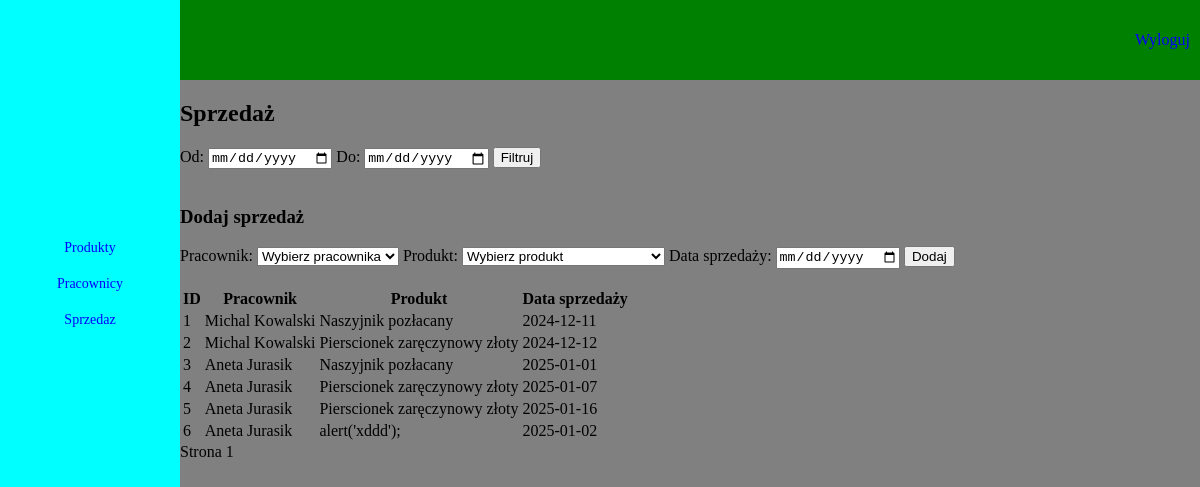
The page /dashboard/sprzedaz on the database its author committed.
### tables this page shows
CREATE TABLE sprzedaz (
    id INTEGER PRIMARY KEY AUTOINCREMENT,
    id_pracownika INTEGER,
    id_produktu INTEGER,
    data_sprzedazy TEXT NOT NULL,
    FOREIGN KEY(id_pracownika) REFERENCES pracownicy(id),
    FOREIGN KEY(id_produktu) REFERENCES produkty(id)
);

CREATE TABLE produkty (
    id INTEGER PRIMARY KEY AUTOINCREMENT,
    nazwa TEXT NOT NULL,
    cena REAL NOT NULL,
    opis TEXT
);

### views/sprzedaz.py (the view)
@sprzedaz_bp.route('/sprzedaz', methods=['GET', 'POST'])
def sprzedaz():
    page = int(request.args.get('page', 1))
    start_date = request.args.get('start_date', '')
    end_date = request.args.get('end_date', '')
    sprzedaz = get_sprzedaz(per_page=8, page=page, start_date=start_date, end_date=end_date)
    if request.method == 'POST':
        id_pracownika = int(request.form['id_pracownika'])
        id_produktu = int(request.form['id_produktu'])
        data_sprzedazy = request.form['data_sprzedazy']
        add_sprzedaz(id_pracownika, id_produktu, data_sprzedazy)
        return redirect(url_for('sprzedaz.sprzedaz', page=page))
    produkty = get_produkty()
    pracownicy = get_sklepowi_pracownicy()
    return render_template(
        'sprzedaz.html',
        sprzedaz=sprzedaz,
        produkty=produkty,
        pracownicy=pracownicy,
        page=page,
        per_page=8,
        start_date=start_date,
        end_date=end_date
    )

### views/sprzedaz.py (called while the page is built)
def get_sprzedaz(per_page=8, page=1, start_date=None, end_date=None):
    offset = (page - 1) * per_page
    conn = sqlite3.connect('Database/database.db')
    cursor = conn.cursor()
    query = """
        SELECT sprzedaz.id, pracownicy.imie || ' ' || pracownicy.nazwisko AS pracownik,
               produkty.nazwa AS produkt, sprzedaz.data_sprzedazy
        FROM sprzedaz
        JOIN pracownicy ON sprzedaz.id_pracownika = pracownicy.id
        JOIN produkty ON sprzedaz.id_produktu = produkty.id
    """
    params = []
    if start_date and end_date:
        query += " WHERE sprzedaz.data_sprzedazy BETWEEN ? AND ?"
        params.extend([start_date, end_date])
    query += " LIMIT ? OFFSET ?"
    params.extend([per_page, offset])
    cursor.execute(query, params)
    results = cursor.fetchall()
    conn.close()
    return results

def get_produkty():
    conn = sqlite3.connect('Database/database.db')
    cursor = conn.cursor()
    cursor.execute("SELECT id, nazwa FROM produkty")
    produkty = cursor.fetchall()
    conn.close()
    return produkty

def get_sklepowi_pracownicy():
    conn = sqlite3.connect('Database/database.db')
    cursor = conn.cursor()
    cursor.execute("SELECT id, imie || ' ' || nazwisko AS pelne_imie FROM pracownicy WHERE stanowisko = 'Sklepowa'")
    pracownicy = cursor.fetchall()
    conn.close()
    return pracownicy

### templates/sprzedaz.html (shortened to what this page needs)
<!DOCTYPE html>
<html lang="pl">
  <head>
    <link rel="stylesheet" type="text/css" href="{{ url_for('static', filename='css/dashboard_main.css') }}" />
  </head>
  <body>
    <div id="top_menu">
      <a href="{{ url_for('logout.logout') }}">Wyloguj</a>
    </div>
    <div id="content">
      <h2>Sprzedaż</h2>
   <form method="GET" action="{{ url_for('sprzedaz.sprzedaz') }}">
    <label for="start_date">Od:</label>
    <input type="date" name="start_date" id="start_date" value="{{ start_date }}">
    <label for="end_date">Do:</label>
    <input type="date" name="end_date" id="end_date" value="{{ end_date }}">
    <button type="submit">Filtruj</button>
</form>
      <br>
      <form method="POST">
        <h3>Dodaj sprzedaż</h3>
        <label for="id_pracownika">Pracownik:</label>
        <select name="id_pracownika" id="id_pracownika" required>
          <option value="" disabled selected>Wybierz pracownika</option>
        </select>
        <label for="id_produktu">Produkt:</label>
        <select name="id_produktu" id="id_produktu" required>
          <option value="" disabled selected>Wybierz produkt</option>
        </select>
        <label for="data_sprzedazy">Data sprzedaży:</label>
        <input type="date" name="data_sprzedazy" id="data_sprzedazy" required />
        <button type="submit">Dodaj</button>
      </form>
      <br>
      <table>
        <thead>
          <tr>
            <th>ID</th>
            <th>Pracownik</th>
            <th>Produkt</th>
            <th>Data sprzedaży</th>
          </tr>
        </thead>
        <tbody>
          {% for item in sprzedaz %}
            <tr>
              <td>{{ item[0] }}</td>
              <td>{{ item[1] }}</td>
              <td>{{ item[2] }}</td>
              <td>{{ item[3] }}</td>
            </tr>
          {% endfor %}
        </tbody>
      </table>
      <div id="pagination">
        <span>Strona {{ page }}</span>
      </div>
    </div>
    <div id="left_menu">
      <a href="{{ url_for('produkty.produkty') }}">Produkty</a>
      <a href="{{ url_for('pracownicy.pracownicy') }}">Pracownicy</a>
      <a href="{{ url_for('sprzedaz.sprzedaz') }}">Sprzedaz</a>
    </div>
  </body>
</html>

### static/css/dashboard_main.css (style rules this page uses)
body { background-color: grey; margin: 0; padding: 0; }
#top_menu { background-color: green; width: 85%; height: 10vh; display: block; float: right; }
#top_menu a { float: right; display: block; text-align: center; margin-left: 10px; margin-right: 10px; text-decoration: none; color: blue; font-family: Georgia, "Times New Roman", Times, serif; font-weight: 200; height: 100%; display: flex; align-items: center; justify-content: center; }
#left_menu { background-color: aqua; width: 15%; position: absolute; top: 0; left: 0; right: 0; bottom: 0; padding-top: 30vh; }
#left_menu a { float: center; display: block; text-decoration: none; color: blue; font-family: Georgia, "Times New Roman", Times, serif; font-size: 14px; width: 100%; border: 1px; border-color: black; display: flex; align-items: center; justify-content: center; margin-bottom: 20px; }
#content { float: right; width: 85%; height: 100hv; }

### rows shown on the page
sprzedaz: id "1", item "Michal Kowalski", nazwa "Naszyjnik pozłacany", data_sprzedazy "2024-12-11"
sprzedaz: id "2", item "Michal Kowalski", nazwa "Pierscionek zaręczynowy złoty", data_sprzedazy "2024-12-12"
sprzedaz: id "3", item "Aneta Jurasik", nazwa "Naszyjnik pozłacany", data_sprzedazy "2025-01-01"
sprzedaz: id "4", item "Aneta Jurasik", nazwa "Pierscionek zaręczynowy złoty", data_sprzedazy "2025-01-07"
sprzedaz: id "5", item "Aneta Jurasik", nazwa "Pierscionek zaręczynowy złoty", data_sprzedazy "2025-01-16"
sprzedaz: id "6", item "Aneta Jurasik", nazwa "alert('xddd');", data_sprzedazy "2025-01-02"

### other values the page prints
{{ page }} "1"
